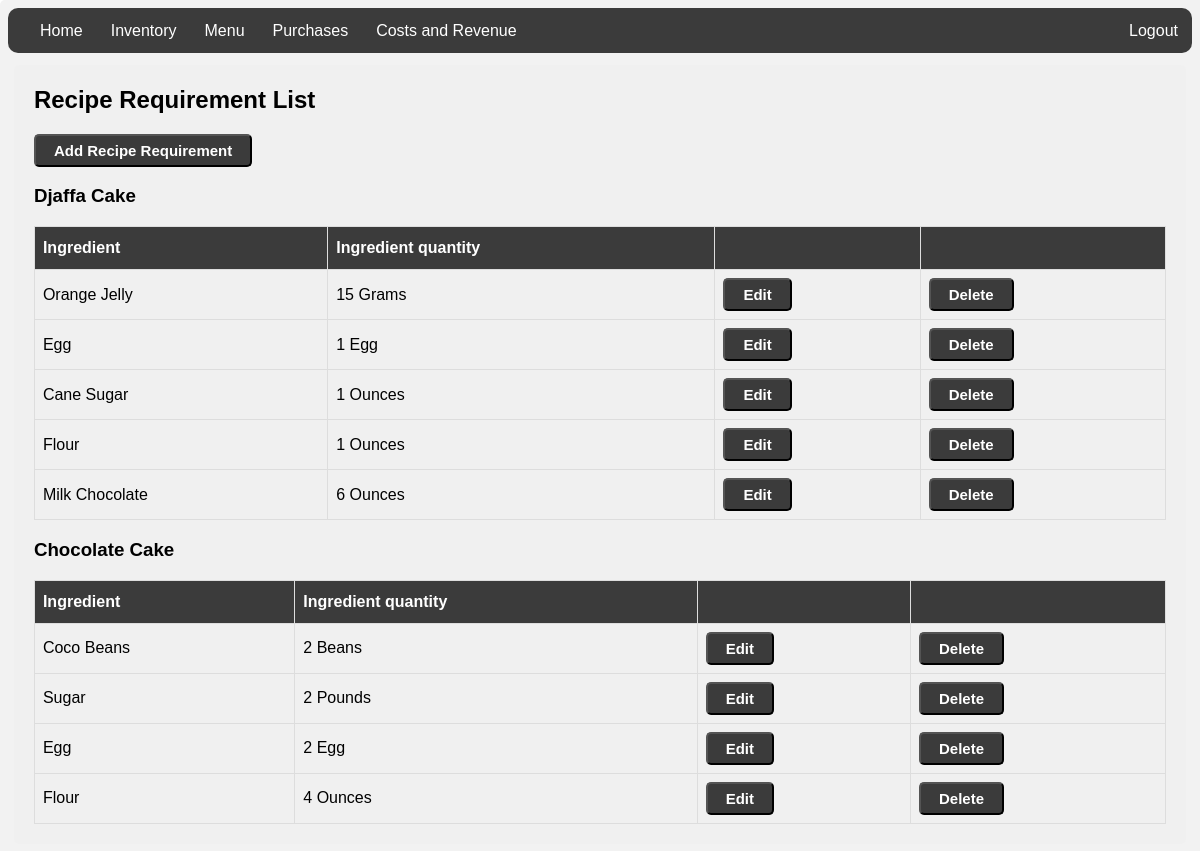
/reciperequirement/list (signed in), run on the app's committed database.
### inventory/models.py (models this page shows, shortened)
class MenuItem(models.Model):
    name = models.CharField(max_length=30)
    price = models.FloatField(default=0)

class RecipeRequirement(models.Model):
    menu_item = models.ForeignKey(MenuItem, on_delete=models.CASCADE)
    ingredient = models.ForeignKey(Ingredient, on_delete=models.CASCADE)
    ingredient_quantity = models.IntegerField(default=0)

class Ingredient(models.Model):
    name = models.CharField(max_length=30)
    quantity = models.FloatField(default=0)
    unit = models.CharField(max_length=30)
    unit_price = models.FloatField(default=0)
    total_price = models.IntegerField(default=0)

### inventory/views.py (the view)
# urls.py: path('reciperequirement/list', views.RecipeRequirementList.as_view(), name="reciperequirementlist"),
class RecipeRequirementList(LoginRequiredMixin, ListView):
    model = RecipeRequirement
    def get_context_data(self, **kwargs):
      context = super().get_context_data(**kwargs)
      context["menuitems"] = MenuItem.objects.all()
      return context

### inventory/templates/inventory/reciperequirement_list.html (shortened to what this page needs)
{% extends './base.html' %}
{% block content %}
<head>
</head>
<h2>Recipe Requirement List</h2>
<a href="{% url 'reciperequirementcreate' %}"><button class="btn">Add Recipe Requirement</button></a>
{% for item in menuitems %}
<h3>{{ item.name }}</h3>
<table id="reciperequirements">
  <tr>
    <th>Ingredient</th>
    <th>Ingredient quantity</th>
      <th> </th>
      <th> </th>
  </tr>
  {% for reciperequirement in reciperequirement_list %}
  {% if reciperequirement.menu_item.name == item.name %}
  <tr>
  <tr>
      <td>{{ reciperequirement.ingredient.name|title }}</td>
      <td>{{ reciperequirement.ingredient_quantity }} {{ reciperequirement.ingredient.unit|title }}</td>
      <td><a href="{% url 'reciperequirementupdate' reciperequirement.id %}" ><button class="btn">Edit</button></a></td>
      <td><a href="{% url 'reciperequirementdelete' reciperequirement.id %}" ><button class="btn">Delete</button></a></td>
  </tr>
  {% endif %}
  {% endfor %}
</table>
{% endfor %}
{% endblock %}

### inventory/templates/inventory/base.html (style rules this page uses)
body { font-family: Arial, Helvetica, sans-serif; }
table { border-collapse: collapse; width: 100%; }
td, th { border: 1px solid #ddd; padding: 8px; }
tr:nth-child(even) { background-color: #f2f2f2; }
th { padding-top: 12px; padding-bottom: 12px; text-align: left; background-color: #3B3B3B;; color: white; }
.btn { background-color:#3B3B3B; border-radius:5px; display:inline-block; cursor:pointer; color:#ffffff; font-size:15px; font-weight:bold; padding:6px 18px; text-decoration:none; }

### data on the page
MenuItem: name "Djaffa Cake"
RecipeRequirement: ingredient.name "Orange Jelly", ingredient_quantity "15", ingredient.unit "Grams"
RecipeRequirement: ingredient.name "Egg", ingredient_quantity "1", ingredient.unit "Egg"
RecipeRequirement: ingredient.name "Cane Sugar", ingredient_quantity "1", ingredient.unit "Ounces"
RecipeRequirement: ingredient.name "Flour", ingredient_quantity "1", ingredient.unit "Ounces"
RecipeRequirement: ingredient.name "Milk Chocolate", ingredient_quantity "6", ingredient.unit "Ounces"
MenuItem: name "Chocolate Cake"
RecipeRequirement: ingredient.name "Coco Beans", ingredient_quantity "2", ingredient.unit "Beans"
RecipeRequirement: ingredient.name "Sugar", ingredient_quantity "2", ingredient.unit "Pounds"
RecipeRequirement: ingredient.name "Egg", ingredient_quantity "2", ingredient.unit "Egg"
RecipeRequirement: ingredient.name "Flour", ingredient_quantity "4", ingredient.unit "Ounces"
